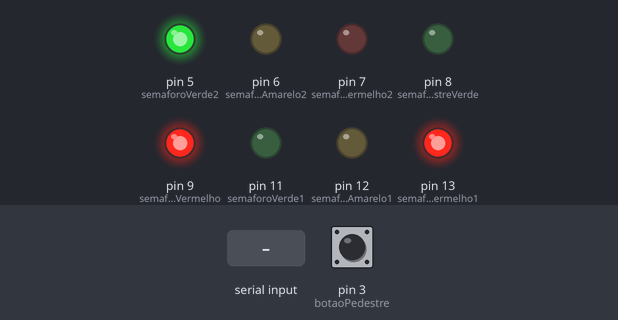
This sketch was run on a simulated Arduino Uno, built with avr-gcc and run on an emulated ATmega328P. Parts: output pins drawn as LEDs (lit = HIGH). Dashed ring = blinking. The inputs (shaded band) are chosen by the test bench; at power-on: pin 3 (botaoPedestre) HIGH.

Above: at 1.2 s.
1.3 s: "amarelo" received over Serial
At 3.29 s:
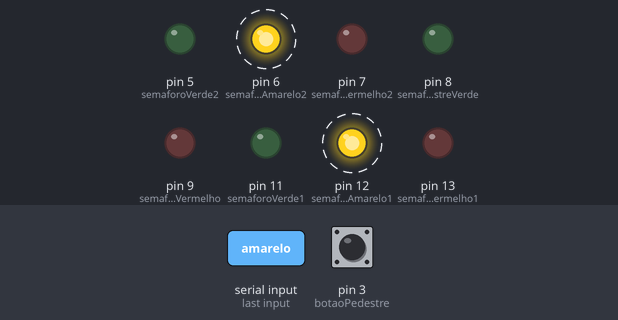
4.3 s: pin 3 (botaoPedestre) pulled LOW for 0.15 s
At 5.5 s:
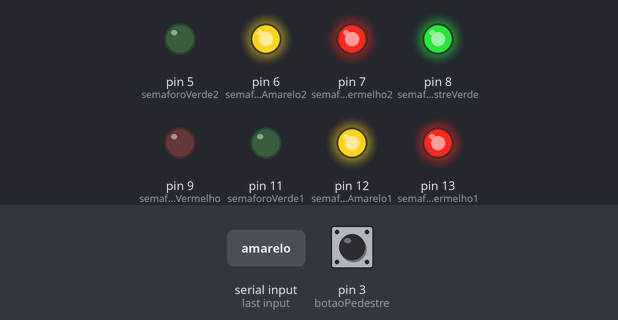
7.4 s: pin 3 (botaoPedestre) pulled LOW for 1 s
At 10.71 s:
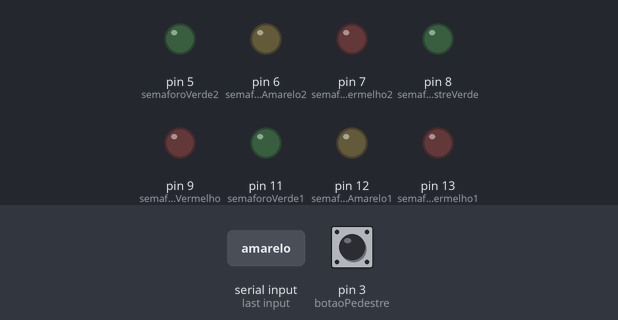
11.4 s: pin 3 (botaoPedestre) pulled LOW for 3.2 s
At 14.51 s:
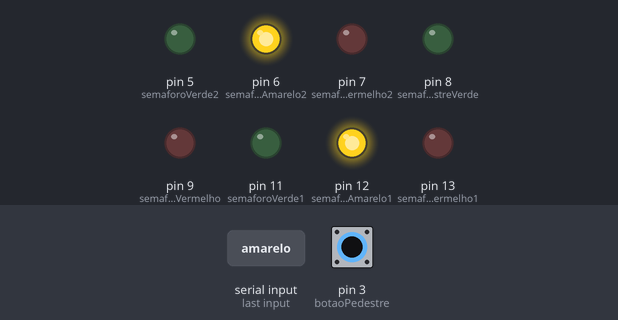
Timing chart, 0 to 17.1 s (numbered marks = the images above; inputs shaded):
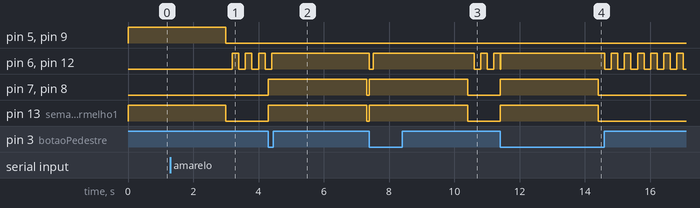

Measured:
- after the input at 1.3 s, pin 5 (semaforoVerde2): HIGH → LOW after 1.7 s instead of 0.70 s; pin 7 (semaforoVermelho2): stays LOW (without the input it goes to HIGH after 2.7 s)
- after the input at 4.3 s, pin 6 (semaforoAmarelo2), pin 12 (semaforoAmarelo1): goes on until 4.4 s, then stays HIGH; pin 7 (semaforoVermelho2), pin 8 (semaforoPedestreVerde), pin 13 (semaforoVermelho1): LOW → HIGH at once, → LOW 3.0 s later
- after the input at 7.4 s, pin 7 (semaforoVermelho2), pin 8 (semaforoPedestreVerde), pin 13 (semaforoVermelho1): LOW → HIGH at once, → LOW 3.0 s later
- after the input at 11.4 s, pin 7 (semaforoVermelho2), pin 8 (semaforoPedestreVerde), pin 13 (semaforoVermelho1): LOW → HIGH at once, → LOW 3.0 s later
- by itself, pin 6 (semaforoAmarelo2): alternates HIGH for 0.20 s and LOW for 0.20 s

The sketch:

sketch.ino
```cpp
//Autor(a): Beatriz Borges de Oliveira
//Curso: Engenharia de Computação

const int semaforoVermelho1 = 13;
const int semaforoAmarelo1 = 12;
const int semaforoVerde1 = 11;
const int semaforoVermelho2 = 7;
const int semaforoAmarelo2 = 6;
const int semaforoVerde2 = 5;

const int semaforoPedestreVermelho = 9;
const int semaforoPedestreVerde = 8;

const int botaoPedestre = 3;

int estadoSemaforo = 0;
bool pedestreAtivo = false;
bool modoAmareloPiscando = false;
unsigned long tempoPressionado = 0;

void setup() {
  Serial.begin(9600);
  pinMode(semaforoVermelho1, OUTPUT);
  pinMode(semaforoAmarelo1, OUTPUT);
  pinMode(semaforoVerde1, OUTPUT);
  pinMode(semaforoVermelho2, OUTPUT);
  pinMode(semaforoAmarelo2, OUTPUT);
  pinMode(semaforoVerde2, OUTPUT);

  pinMode(semaforoPedestreVermelho, OUTPUT);
  pinMode(semaforoPedestreVerde, OUTPUT);

  pinMode(botaoPedestre, INPUT_PULLUP);

  attachInterrupt(digitalPinToInterrupt(botaoPedestre), botaoPedestrePressionado, FALLING);
}

void desligarSemaforosDeTrafego() {
  digitalWrite(semaforoVermelho1, HIGH);
  digitalWrite(semaforoAmarelo1, LOW);
  digitalWrite(semaforoVerde1, LOW);
  digitalWrite(semaforoVermelho2, HIGH);
  digitalWrite(semaforoAmarelo2, LOW);
  digitalWrite(semaforoVerde2, LOW);
  digitalWrite(semaforoPedestreVermelho, LOW);
  delay(3000);
  estadoSemaforo = 0;
}

void modoPiscar (){
  digitalWrite(semaforoVermelho1, LOW);
  digitalWrite(semaforoVerde1, LOW);
  digitalWrite(semaforoVermelho2, LOW);
  digitalWrite(semaforoVerde2, LOW);
  digitalWrite(semaforoPedestreVermelho, LOW);
  delay(200);
  estadoSemaforo = 4;
}

void botaoPedestrePressionado() {
  if (!pedestreAtivo) {
    pedestreAtivo = true;
    tempoPressionado = millis();
    desligarSemaforosDeTrafego();
    digitalWrite(semaforoPedestreVerde, HIGH);
  }
}

void loop() {
  if (pedestreAtivo) {
    unsigned long tempoAtual = millis();
    if (tempoAtual - tempoPressionado >= 3000) {
      pedestreAtivo = false;
      digitalWrite(semaforoPedestreVerde, LOW);
      estadoSemaforo = 0;
    }
  } else {
    while (Serial.available() > 0) {
      String comando = Serial.readString();
      if (comando == "amarelo") {
        modoAmareloPiscando = true;
      } else if (comando == "semáforo") {
        estadoSemaforo = 1;
        modoAmareloPiscando = false;
      }
    }

    if (modoAmareloPiscando) {
      modoPiscar();
      digitalWrite(semaforoAmarelo1, !digitalRead(semaforoAmarelo1));
      digitalWrite(semaforoAmarelo2, !digitalRead(semaforoAmarelo2));
    } else {
      switch (estadoSemaforo) {
        case 0:
          digitalWrite(semaforoPedestreVermelho, HIGH);
          digitalWrite(semaforoVermelho1, HIGH);
          digitalWrite(semaforoAmarelo1, LOW);
          digitalWrite(semaforoVerde1, LOW);
          digitalWrite(semaforoVermelho2, LOW);
          digitalWrite(semaforoAmarelo2, LOW);
          digitalWrite(semaforoVerde2, HIGH);
          delay(2000);
          estadoSemaforo = 1;
          break;
        case 1:
          digitalWrite(semaforoPedestreVermelho, HIGH);
          digitalWrite(semaforoVermelho1, HIGH);
          digitalWrite(semaforoAmarelo1, LOW);
          digitalWrite(semaforoVerde1, LOW);
          digitalWrite(semaforoVermelho2, LOW);
          digitalWrite(semaforoAmarelo2, HIGH);
          digitalWrite(semaforoVerde2, LOW);
          delay(2000);
          estadoSemaforo = 2;
          break;
        case 2:
          digitalWrite(semaforoPedestreVermelho, HIGH);
          digitalWrite(semaforoVermelho1, LOW);
          digitalWrite(semaforoAmarelo1, LOW);
          digitalWrite(semaforoVerde1, HIGH);
          digitalWrite(semaforoVermelho2, HIGH);
          digitalWrite(semaforoAmarelo2, LOW);
          digitalWrite(semaforoVerde2, LOW);
          delay(2000);
          estadoSemaforo = 3;
          break;
        case 3:
          digitalWrite(semaforoPedestreVermelho, HIGH);
          digitalWrite(semaforoVermelho1, LOW);
          digitalWrite(semaforoAmarelo1, HIGH);
          digitalWrite(semaforoVerde1, LOW);
          digitalWrite(semaforoVermelho2, HIGH);
          digitalWrite(semaforoAmarelo2, LOW);
          digitalWrite(semaforoVerde2, LOW);
          delay(2000);
          estadoSemaforo = 0;
          break;
      }
    }
  }
}
```
